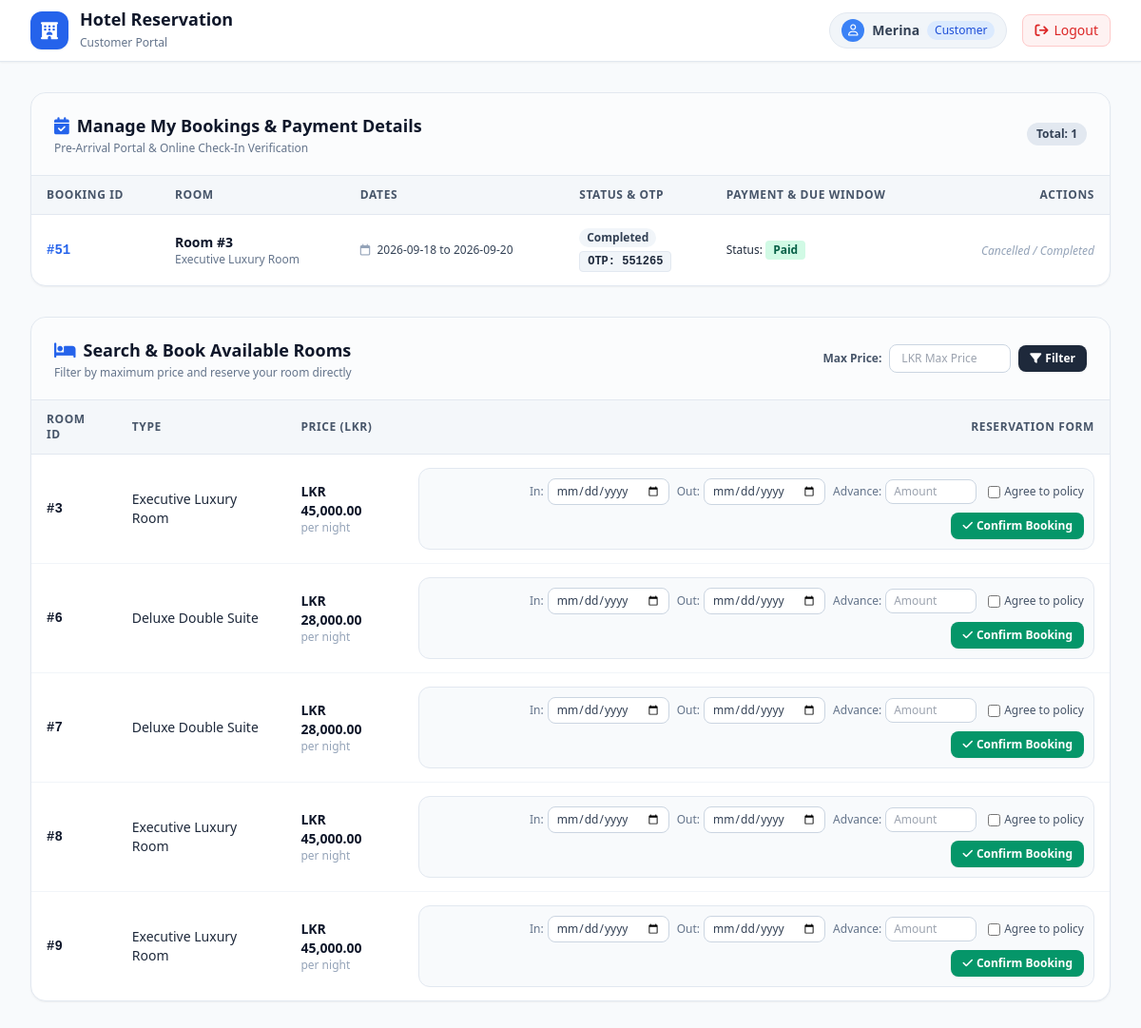
/customer_dashboard.php (signed in), run on an earlier commit of the app's database.
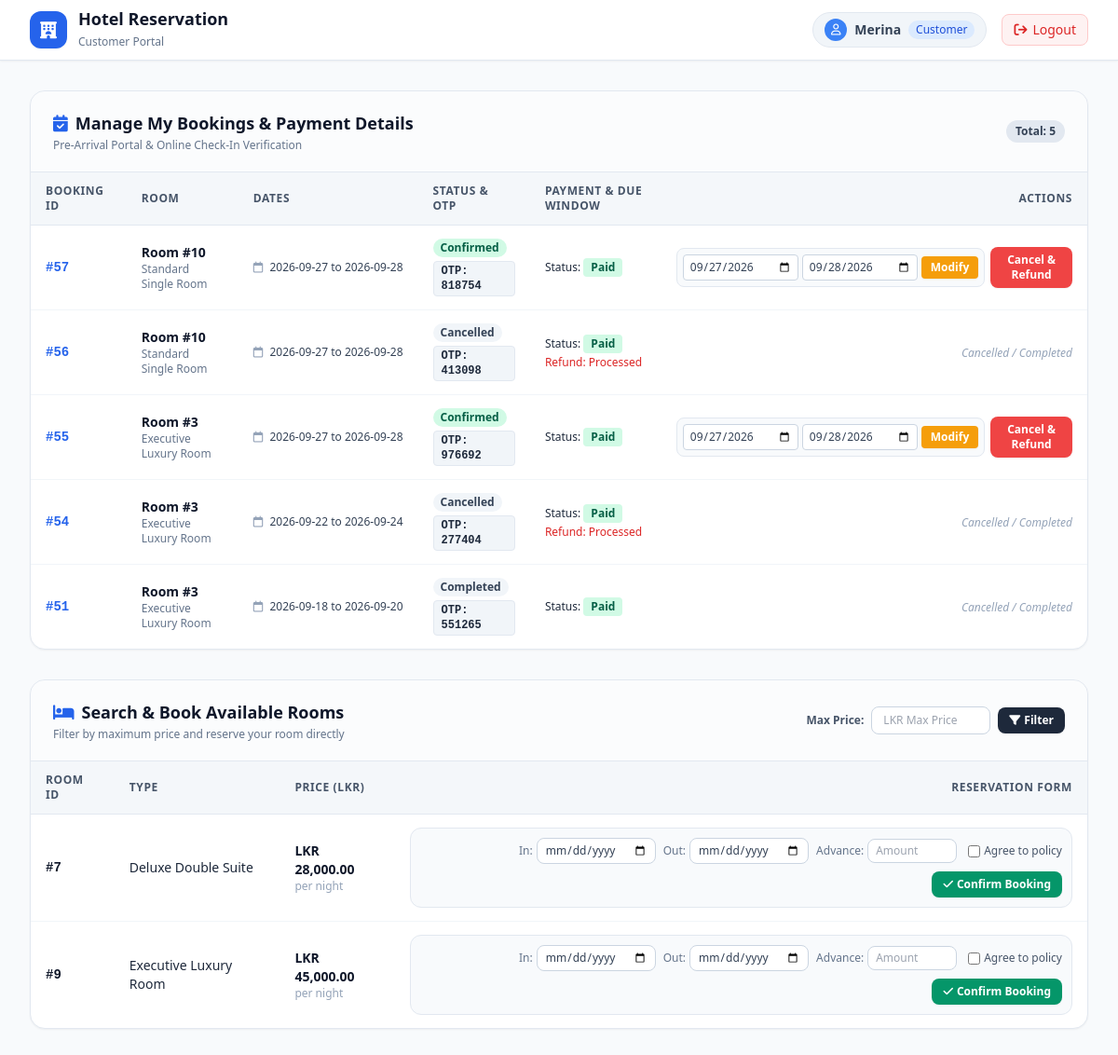
And on a later commit of the database.
### tables this page shows
CREATE TABLE `bookings` (
  `bookingID` int(11) NOT NULL,
  `userID` int(11) DEFAULT NULL,
  `roomID` int(11) DEFAULT NULL,
  `checkInDate` date DEFAULT NULL,
  `checkOutDate` date DEFAULT NULL,
  `bookingStatus` varchar(30) DEFAULT 'Confirmed',
  `paymentStatus` varchar(30) DEFAULT 'Pending',
  `otp` varchar(6) DEFAULT NULL,
  `refundStatus` varchar(30) DEFAULT 'N/A',
  `dueTime` datetime DEFAULT NULL,
  `agreePolicy` tinyint(1) DEFAULT 1,
  `extraCharges` decimal(10,2) DEFAULT 0.00
);

CREATE TABLE `rooms` (
  `roomID` int(11) NOT NULL,
  `roomType` varchar(50) DEFAULT NULL,
  `price` decimal(10,2) DEFAULT NULL,
  `status` varchar(20) DEFAULT 'Available'
);

### customer_dashboard.php (the view, shortened to what the rows shown need)
<?php
require 'db.php';
$userID = $_SESSION['userID'];
$max_price = $_GET['max_price'] ?? null;
$stmt = $pdo->prepare("CALL sp_GetAvailableRooms(?)");
$stmt->execute([$max_price]);
$rooms = $stmt->fetchAll();
$stmt2 = $pdo->prepare("SELECT b.*, r.roomType FROM bookings b LEFT JOIN rooms r ON b.roomID = r.roomID WHERE b.userID = ? ORDER BY b.bookingID DESC");
$stmt2->execute([$userID]);
$my_bookings = $stmt2->fetchAll();
?>
<!DOCTYPE html>
<html lang="en">
<head>
    <script src="https://cdn.tailwindcss.com"></script>
    <link rel="stylesheet" href="https://cdnjs.cloudflare.com/ajax/libs/font-awesome/6.4.0/css/all.min.css">
</head>
<body class="bg-slate-50 min-h-screen text-slate-800 font-sans">
<main class="max-w-7xl mx-auto px-4 sm:px-6 lg:px-8 py-8 space-y-8">
    <section class="bg-white rounded-2xl shadow-sm border border-slate-200 overflow-hidden">
        <div class="px-6 py-5 border-b border-slate-200 bg-slate-50/50 flex justify-between items-center flex-wrap gap-2">
            <div>
                <h2 class="text-lg font-bold text-slate-900 flex items-center gap-2">
                    <i class="fa-solid fa-calendar-check text-blue-600"></i>
                    Manage My Bookings & Payment Details
                </h2>
            </div>
        </div>
        <div class="overflow-x-auto">
            <table class="w-full text-left border-collapse text-sm">
                <thead>
                    <tr class="bg-slate-100/75 border-b border-slate-200 text-slate-600 text-xs font-semibold uppercase tracking-wider">
                        <th class="py-3 px-4">Booking ID</th>
                        <th class="py-3 px-4">Room</th>
                        <th class="py-3 px-4">Dates</th>
                        <th class="py-3 px-4">Status & OTP</th>
                        <th class="py-3 px-4">Payment & Due Window</th>
                        <th class="py-3 px-4 text-right">Actions</th>
                    </tr>
                </thead>
                <tbody class="divide-y divide-slate-100">
                    <?php if(empty($my_bookings)): ?>
                        <tr>
                            <td colspan="6" class="py-8 text-center text-slate-400">
                                <i class="fa-regular fa-folder-open text-2xl block mb-2"></i>
                                No active bookings found. Browse available rooms below to book a stay!
                            </td>
                        </tr>
                    <?php else: ?>
                        <?php foreach($my_bookings as $mb):
                            $isConfirmed = (($mb['bookingStatus'] ?? '') == 'Confirmed');
                            $isCheckedIn = in_array(($mb['bookingStatus'] ?? ''), ['Checked-In', 'In-House']);
                            $isPaid = (($mb['paymentStatus'] ?? '') == 'Paid');
                            $isAdvance = (($mb['paymentStatus'] ?? '') == 'Advance Paid');
                        ?>
                        <tr class="hover:bg-slate-50/80 transition">
                            <td class="py-3.5 px-4 font-mono font-bold text-blue-600">
                                #<?php echo htmlspecialchars($mb['bookingID']); ?>
                            </td>
                            <td class="py-3.5 px-4">
                                <div class="font-semibold text-slate-900">Room #<?php echo htmlspecialchars($mb['roomID']); ?></div>
                                <div class="text-xs text-slate-500"><?php echo htmlspecialchars($mb['roomType'] ?? ''); ?></div>
                            </td>
                            <td class="py-3.5 px-4 text-xs font-medium text-slate-700 whitespace-nowrap">
                                <i class="fa-regular fa-calendar text-slate-400 mr-1"></i>
                                <?php echo htmlspecialchars($mb['checkInDate'] . " to " . $mb['checkOutDate']); ?>
                            </td>
                            <td class="py-3.5 px-4">
                                <div class="flex flex-col gap-1 items-start">
                                    <?php if($isCheckedIn): ?>
                                        <span class="inline-flex items-center px-2 py-0.5 rounded-full text-xs font-semibold bg-blue-100 text-blue-800">
                                            <i class="fa-solid fa-hotel mr-1 text-[10px]"></i> Checked-In
                                        </span>
                                    <?php elseif($isConfirmed): ?>
                                        <span class="inline-flex items-center px-2 py-0.5 rounded-full text-xs font-semibold bg-emerald-100 text-emerald-800">
                                            Confirmed
                                        </span>
                                    <?php else: ?>
                                        <span class="inline-flex items-center px-2 py-0.5 rounded-full text-xs font-semibold bg-slate-100 text-slate-700">
                                            <?php echo htmlspecialchars($mb['bookingStatus'] ?? ''); ?>
                                        </span>
                                    <?php endif; ?>
                                    <span class="text-xs bg-slate-100 border border-slate-200 px-2 py-0.5 rounded font-mono font-bold text-slate-800">
                                        OTP: <?php echo htmlspecialchars($mb['otp'] ?? 'N/A'); ?>
                                    </span>
                                </div>
                            </td>
                            <td class="py-3.5 px-4 text-xs space-y-0.5">
                                <div>
                                    Status:
                                    <span class="inline-flex items-center px-2 py-0.5 rounded text-xs font-semibold <?php echo $isPaid ? 'bg-emerald-100 text-emerald-800' : ($isAdvance ? 'bg-blue-100 text-blue-800' : 'bg-amber-100 text-amber-800'); ?>">
                                        <?php echo htmlspecialchars($mb['paymentStatus'] ?? 'Pending'); ?>
                                    </span>
                                </div>
                                <?php if(!empty($mb['refundStatus']) && $mb['refundStatus'] != 'N/A'): ?>
                                    <div class="text-red-600 font-medium">
                                        Refund: <?php echo htmlspecialchars($mb['refundStatus']); ?>
                                    </div>
                                <?php endif; ?>
                            </td>
                            <td class="py-3.5 px-4 text-right">
                                <?php if($isConfirmed): ?>
                                    <div class="flex flex-col sm:flex-row items-end sm:items-center justify-end gap-1.5">
                                        <form method="POST" class="inline-flex items-center gap-1 bg-slate-50 p-1.5 rounded-lg border border-slate-200">
                                            <input type="date" name="newCheckIn" value="<?php echo htmlspecialchars($mb['checkInDate']); ?>" required
                                                   class="border border-slate-300 rounded px-1.5 py-1 text-xs text-slate-700 bg-white focus:ring-1 focus:ring-amber-500">
                                            <input type="date" name="newCheckOut" value="<?php echo htmlspecialchars($mb['checkOutDate']); ?>" required
                                                   class="border border-slate-300 rounded px-1.5 py-1 text-xs text-slate-700 bg-white focus:ring-1 focus:ring-amber-500">
                                            <button type="submit" name="modify_booking"
                                                    class="bg-amber-500 hover:bg-amber-600 text-white font-semibold text-xs px-2.5 py-1 rounded transition shadow-sm">
                                                Modify
                                            </button>
                                        </form>
                                        <form method="POST" onsubmit="return confirm('Are you sure you want to cancel? Auto-refund will be initiated.');" class="inline">
                                            <button type="submit" name="cancel_booking"
                                                    class="bg-red-500 hover:bg-red-600 text-white font-semibold text-xs px-2.5 py-1.5 rounded-lg transition shadow-sm">
                                                Cancel & Refund
                                            </button>
                                        </form>
                                    </div>
                                <?php else: ?>
                                    <span class="text-xs text-slate-400 italic">Cancelled / Completed</span>
                                <?php endif; ?>
                            </td>
                        </tr>
                        <?php endforeach; ?>
                    <?php endif; ?>
                </tbody>
            </table>
        </div>
    </section>
    <section class="bg-white rounded-2xl shadow-sm border border-slate-200 overflow-hidden">
        <div class="px-6 py-5 border-b border-slate-200 bg-slate-50/50 flex justify-between items-center flex-wrap gap-4">
            <div>
                <h2 class="text-lg font-bold text-slate-900 flex items-center gap-2">
                    <i class="fa-solid fa-bed text-blue-600"></i>
                    Search & Book Available Rooms
                </h2>
            </div>
        </div>
        <div class="overflow-x-auto">
            <table class="w-full text-left border-collapse text-sm">
                <thead>
                    <tr class="bg-slate-100/75 border-b border-slate-200 text-slate-600 text-xs font-semibold uppercase tracking-wider">
                        <th class="py-3 px-4">Room ID</th>
                        <th class="py-3 px-4">Type</th>
                        <th class="py-3 px-4">Price (LKR)</th>
                        <th class="py-3 px-4 text-right">Reservation Form</th>
                    </tr>
                </thead>
                <tbody class="divide-y divide-slate-100">
                    <?php if(empty($rooms)): ?>
                        <tr>
                            <td colspan="4" class="py-8 text-center text-slate-400">
                                <i class="fa-solid fa-circle-exclamation text-2xl block mb-2"></i>
                                No rooms available matching your filter criteria.
                            </td>
                        </tr>
                    <?php else: ?>
                        <?php foreach($rooms as $room): ?>
                        <tr class="hover:bg-slate-50/80 transition">
                            <td class="py-3.5 px-4 font-mono font-bold text-slate-900">
                                #<?php echo $room['roomID']; ?>
                            </td>
                            <td class="py-3.5 px-4 font-medium text-slate-800">
                                <?php echo htmlspecialchars($room['roomType']); ?>
                            </td>
                            <td class="py-3.5 px-4">
                                <span class="font-bold text-slate-900 text-sm">
                                    LKR <?php echo number_format($room['price'], 2); ?>
                                </span>
                                <span class="text-xs text-slate-400 block">per night</span>
                            </td>
                            <td class="py-3.5 px-4 text-right">
                                <form method="POST" class="booking-form inline-flex flex-wrap items-center justify-end gap-2 bg-slate-50 p-2.5 rounded-xl border border-slate-200" data-room-price="<?php echo htmlspecialchars($room['price']); ?>">
                                    <div class="flex items-center gap-1">
                                        <span class="text-xs text-slate-500 font-medium">In:</span>
                                        <input type="date" name="checkInDate" required
                                               class="border border-slate-300 rounded-lg px-2 py-1 text-xs text-slate-700 bg-white focus:ring-1 focus:ring-blue-500">
                                    </div>
                                    <div class="flex items-center gap-1">
                                        <span class="text-xs text-slate-500 font-medium">Out:</span>
                                        <input type="date" name="checkOutDate" required
                                               class="border border-slate-300 rounded-lg px-2 py-1 text-xs text-slate-700 bg-white focus:ring-1 focus:ring-blue-500">
                                    </div>
                                    <div class="flex items-center gap-1">
                                        <span class="text-xs text-slate-500 font-medium">Advance:</span>
                                        <input type="number" name="paidAmount" step="0.01" placeholder="Amount" required
                                               class="border border-slate-300 rounded-lg px-2 py-1 text-xs text-slate-700 bg-white w-24 focus:ring-1 focus:ring-blue-500">
                                    </div>
                                    <label class="flex items-center gap-1 text-xs text-slate-600 cursor-pointer ml-1">
                                        <input type="checkbox" name="agreePolicy" required class="rounded text-blue-600 focus:ring-0">
                                        <span>Agree to policy</span>
                                    </label>
                                    <button type="submit" name="book_room"
                                            class="bg-emerald-600 hover:bg-emerald-700 text-white font-semibold text-xs px-3 py-1.5 rounded-lg transition shadow-sm flex items-center gap-1 ml-1">
                                        <i class="fa-solid fa-check"></i>
                                        <span>Confirm Booking</span>
                                    </button>
                                </form>
                            </td>
                        </tr>
                        <?php endforeach; ?>
                    <?php endif; ?>
                </tbody>
            </table>
        </div>
    </section>
</main>
</body>
</html>

What changed in the data, as far as the page shows it:
no longer on this page (row edited): rooms: roomID "3", roomType "Executive Luxury Room", price "45,000.00"
no longer on this page (row edited): rooms: roomID "6", roomType "Deluxe Double Suite", price "28,000.00"
no longer on this page (row edited): rooms: roomID "8", roomType "Executive Luxury Room", price "45,000.00"
added bookings: bookingID "57", roomID "10", roomID.roomType "Standard Single Room", checkInDate+checkOutDate "2026-09-27 to 2026-09-28", bookingStatus "Confirmed", otp "818754", paymentStatus "Paid", newCheckIn "09/27/2026", newCheckOut "09/28/2026"
added bookings: bookingID "56", roomID "10", roomID.roomType "Standard Single Room", checkInDate+checkOutDate "2026-09-27 to 2026-09-28", bookingStatus "Cancelled", otp "413098", paymentStatus "Paid", refundStatus "Processed", shows "Cancelled / Completed"
added bookings: bookingID "55", roomID "3", roomID.roomType "Executive Luxury Room", checkInDate+checkOutDate "2026-09-27 to 2026-09-28", bookingStatus "Confirmed", otp "976692", paymentStatus "Paid", newCheckIn "09/27/2026", newCheckOut "09/28/2026"
added bookings: bookingID "54", roomID "3", roomID.roomType "Executive Luxury Room", checkInDate+checkOutDate "2026-09-22 to 2026-09-24", bookingStatus "Cancelled", otp "277404", paymentStatus "Paid", refundStatus "Processed", shows "Cancelled / Completed"
Also different on the page:
count($my_bookings): "1" → "5"
